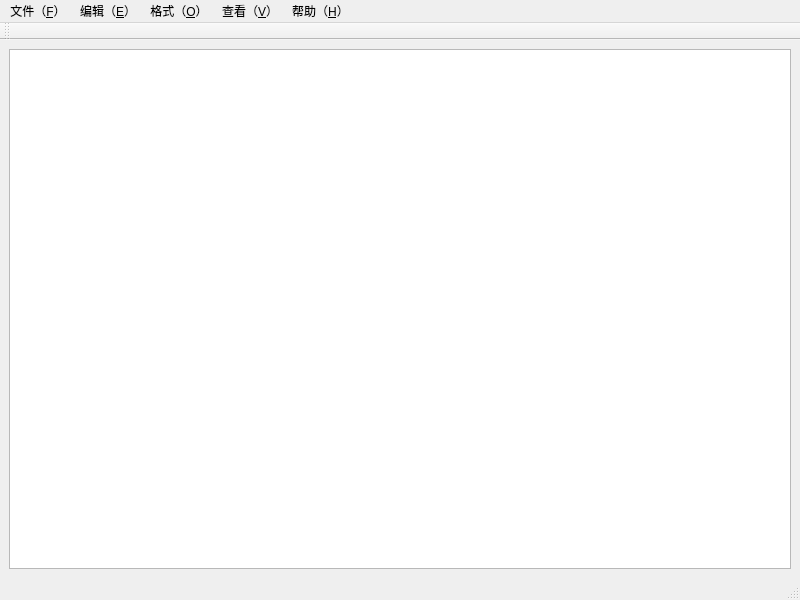
<?xml version="1.0" encoding="UTF-8"?>
<ui version="4.0">
 <class>MainWindow</class>
 <widget class="QMainWindow" name="MainWindow">
  <property name="geometry">
   <rect>
    <x>0</x>
    <y>0</y>
    <width>800</width>
    <height>600</height>
   </rect>
  </property>
  <property name="windowTitle">
   <string>MainWindow</string>
  </property>
  <widget class="QWidget" name="centralwidget">
   <layout class="QVBoxLayout" name="verticalLayout">
    <item>
     <widget class="CodeEditor" name="plainTextEdit"/>
    </item>
   </layout>
  </widget>
  <widget class="QMenuBar" name="menubar">
   <property name="geometry">
    <rect>
     <x>0</x>
     <y>0</y>
     <width>800</width>
     <height>24</height>
    </rect>
   </property>
   <widget class="QMenu" name="menu_F">
    <property name="title">
     <string>文件（&amp;F）</string>
    </property>
    <addaction name="actionNew"/>
    <addaction name="actionOpen"/>
    <addaction name="actionSave"/>
    <addaction name="actionSaveAs"/>
    <addaction name="actionQuit"/>
   </widget>
   <widget class="QMenu" name="menu_E">
    <property name="title">
     <string>编辑（&amp;E）</string>
    </property>
    <addaction name="actionUndo"/>
    <addaction name="actionRedo"/>
    <addaction name="actionCut"/>
    <addaction name="actionCopy"/>
    <addaction name="actionPaste"/>
    <addaction name="separator"/>
    <addaction name="actionFind"/>
    <addaction name="actionReplace"/>
    <addaction name="separator"/>
    <addaction name="actionSelectAll"/>
   </widget>
   <widget class="QMenu" name="menu_O">
    <property name="title">
     <string>格式（&amp;O）</string>
    </property>
    <addaction name="actionWordWrap"/>
    <addaction name="actionLineNumber"/>
    <addaction name="actionFont"/>
    <addaction name="actionFontColor"/>
    <addaction name="separator"/>
    <addaction name="actionFontBackgroundColor"/>
    <addaction name="actionEditorBackgroundColor"/>
   </widget>
   <widget class="QMenu" name="menu_V">
    <property name="title">
     <string>查看（&amp;V）</string>
    </property>
    <addaction name="actionToolBar"/>
    <addaction name="actionStatusBar"/>
   </widget>
   <widget class="QMenu" name="menu_H">
    <property name="title">
     <string>帮助（&amp;H）</string>
    </property>
    <addaction name="actionAbout"/>
   </widget>
   <addaction name="menu_F"/>
   <addaction name="menu_E"/>
   <addaction name="menu_O"/>
   <addaction name="menu_V"/>
   <addaction name="menu_H"/>
  </widget>
  <widget class="QStatusBar" name="statusbar"/>
  <widget class="QToolBar" name="toolBar">
   <property name="windowTitle">
    <string>toolBar</string>
   </property>
   <attribute name="toolBarArea">
    <enum>TopToolBarArea</enum>
   </attribute>
   <attribute name="toolBarBreak">
    <bool>false</bool>
   </attribute>
  </widget>
  <action name="actionNew">
   <property name="icon">
    <iconset resource="resources.qrc">
     <normaloff>:/image/image/New.png</normaloff>:/image/image/New.png</iconset>
   </property>
   <property name="text">
    <string>新建&amp;N</string>
   </property>
   <property name="toolTip">
    <string>新建文件</string>
   </property>
   <property name="shortcut">
    <string>Ctrl+N</string>
   </property>
   <property name="menuRole">
    <enum>QAction::MenuRole::NoRole</enum>
   </property>
  </action>
  <action name="actionOpen">
   <property name="icon">
    <iconset resource="resources.qrc">
     <normaloff>:/image/image/Add.png</normaloff>:/image/image/Add.png</iconset>
   </property>
   <property name="text">
    <string>打开&amp;O</string>
   </property>
   <property name="toolTip">
    <string>打开文件</string>
   </property>
   <property name="shortcut">
    <string>Ctrl+O</string>
   </property>
   <property name="menuRole">
    <enum>QAction::MenuRole::NoRole</enum>
   </property>
  </action>
  <action name="actionFontColor">
   <property name="icon">
    <iconset resource="resources.qrc">
     <normaloff>:/image/image/Paint.png</normaloff>:/image/image/Paint.png</iconset>
   </property>
   <property name="text">
    <string>字体颜色&amp;C</string>
   </property>
   <property name="toolTip">
    <string>修改文字颜色</string>
   </property>
   <property name="menuRole">
    <enum>QAction::MenuRole::NoRole</enum>
   </property>
  </action>
  <action name="actionSave">
   <property name="icon">
    <iconset resource="resources.qrc">
     <normaloff>:/image/image/Save.png</normaloff>:/image/image/Save.png</iconset>
   </property>
   <property name="text">
    <string>保存&amp;S</string>
   </property>
   <property name="toolTip">
    <string>保存文件</string>
   </property>
   <property name="shortcut">
    <string>Ctrl+S</string>
   </property>
   <property name="menuRole">
    <enum>QAction::MenuRole::NoRole</enum>
   </property>
  </action>
  <action name="actionSaveAs">
   <property name="icon">
    <iconset resource="resources.qrc">
     <normaloff>:/image/image/SaveAs.png</normaloff>:/image/image/SaveAs.png</iconset>
   </property>
   <property name="text">
    <string>另存为&amp;A</string>
   </property>
   <property name="toolTip">
    <string>另存为其他文件</string>
   </property>
   <property name="shortcut">
    <string>Ctrl+Shift+S</string>
   </property>
   <property name="menuRole">
    <enum>QAction::MenuRole::NoRole</enum>
   </property>
  </action>
  <action name="actionWordWrap">
   <property name="checkable">
    <bool>true</bool>
   </property>
   <property name="checked">
    <bool>true</bool>
   </property>
   <property name="text">
    <string>自动换行&amp;W</string>
   </property>
   <property name="toolTip">
    <string>开启或关闭自动换行</string>
   </property>
   <property name="menuRole">
    <enum>QAction::MenuRole::NoRole</enum>
   </property>
  </action>
  <action name="actionQuit">
   <property name="icon">
    <iconset resource="resources.qrc">
     <normaloff>:/image/image/quit.png</normaloff>:/image/image/quit.png</iconset>
   </property>
   <property name="text">
    <string>退出&amp;X</string>
   </property>
   <property name="toolTip">
    <string>退出程序</string>
   </property>
   <property name="shortcut">
    <string>Ctrl+Q</string>
   </property>
   <property name="menuRole">
    <enum>QAction::MenuRole::NoRole</enum>
   </property>
  </action>
  <action name="actionFind">
   <property name="icon">
    <iconset resource="resources.qrc">
     <normaloff>:/image/image/Search.png</normaloff>:/image/image/Search.png</iconset>
   </property>
   <property name="text">
    <string>查找&amp;F</string>
   </property>
   <property name="toolTip">
    <string>查找文本</string>
   </property>
   <property name="shortcut">
    <string>Ctrl+F</string>
   </property>
   <property name="menuRole">
    <enum>QAction::MenuRole::NoRole</enum>
   </property>
  </action>
  <action name="actionUndo">
   <property name="icon">
    <iconset resource="resources.qrc">
     <normaloff>:/image/image/Return.png</normaloff>:/image/image/Return.png</iconset>
   </property>
   <property name="text">
    <string>撤销&amp;Z</string>
   </property>
   <property name="toolTip">
    <string>撤销上一步操作</string>
   </property>
   <property name="shortcut">
    <string>Ctrl+Z</string>
   </property>
   <property name="menuRole">
    <enum>QAction::MenuRole::NoRole</enum>
   </property>
  </action>
  <action name="actionRedo">
   <property name="icon">
    <iconset resource="resources.qrc">
     <normaloff>:/image/image/Redo.png</normaloff>:/image/image/Redo.png</iconset>
   </property>
   <property name="text">
    <string>恢复&amp;Y</string>
   </property>
   <property name="toolTip">
    <string>重做被撤销的操作</string>
   </property>
   <property name="shortcut">
    <string>Ctrl+Y</string>
   </property>
   <property name="menuRole">
    <enum>QAction::MenuRole::NoRole</enum>
   </property>
  </action>
  <action name="actionReplace">
   <property name="icon">
    <iconset resource="resources.qrc">
     <normaloff>:/image/image/Replace.png</normaloff>:/image/image/Replace.png</iconset>
   </property>
   <property name="text">
    <string>替换&amp;R</string>
   </property>
   <property name="toolTip">
    <string>查找并替换一处</string>
   </property>
   <property name="shortcut">
    <string>Ctrl+H</string>
   </property>
   <property name="menuRole">
    <enum>QAction::MenuRole::NoRole</enum>
   </property>
  </action>
  <action name="actionCut">
   <property name="icon">
    <iconset resource="resources.qrc">
     <normaloff>:/image/image/Cut.png</normaloff>:/image/image/Cut.png</iconset>
   </property>
   <property name="text">
    <string>剪切&amp;T</string>
   </property>
   <property name="toolTip">
    <string>剪切选中的内容</string>
   </property>
   <property name="shortcut">
    <string>Ctrl+X</string>
   </property>
   <property name="menuRole">
    <enum>QAction::MenuRole::NoRole</enum>
   </property>
  </action>
  <action name="actionCopy">
   <property name="icon">
    <iconset resource="resources.qrc">
     <normaloff>:/image/image/Copy.png</normaloff>:/image/image/Copy.png</iconset>
   </property>
   <property name="text">
    <string>复制&amp;C</string>
   </property>
   <property name="toolTip">
    <string>复制选中的内容</string>
   </property>
   <property name="shortcut">
    <string>Ctrl+C</string>
   </property>
   <property name="menuRole">
    <enum>QAction::MenuRole::NoRole</enum>
   </property>
  </action>
  <action name="actionToolBar">
   <property name="checkable">
    <bool>true</bool>
   </property>
   <property name="checked">
    <bool>true</bool>
   </property>
   <property name="icon">
    <iconset resource="resources.qrc">
     <normaloff>:/image/image/Window.png</normaloff>:/image/image/Window.png</iconset>
   </property>
   <property name="text">
    <string>显示工具栏&amp;T</string>
   </property>
   <property name="toolTip">
    <string>显示或隐藏工具栏</string>
   </property>
   <property name="menuRole">
    <enum>QAction::MenuRole::NoRole</enum>
   </property>
  </action>
  <action name="actionPaste">
   <property name="icon">
    <iconset resource="resources.qrc">
     <normaloff>:/image/image/Paste.png</normaloff>:/image/image/Paste.png</iconset>
   </property>
   <property name="text">
    <string>粘贴&amp;V</string>
   </property>
   <property name="toolTip">
    <string>粘贴剪贴板内容</string>
   </property>
   <property name="shortcut">
    <string>Ctrl+V</string>
   </property>
   <property name="menuRole">
    <enum>QAction::MenuRole::NoRole</enum>
   </property>
  </action>
  <action name="actionStatusBar">
   <property name="checkable">
    <bool>true</bool>
   </property>
   <property name="checked">
    <bool>true</bool>
   </property>
   <property name="icon">
    <iconset resource="resources.qrc">
     <normaloff>:/image/image/Window.png</normaloff>:/image/image/Window.png</iconset>
   </property>
   <property name="text">
    <string>显示状态栏&amp;S</string>
   </property>
   <property name="toolTip">
    <string>显示或隐藏状态栏</string>
   </property>
   <property name="menuRole">
    <enum>QAction::MenuRole::NoRole</enum>
   </property>
  </action>
  <action name="actionSelectAll">
   <property name="icon">
    <iconset resource="resources.qrc">
     <normaloff>:/image/image/SelectAll.png</normaloff>:/image/image/SelectAll.png</iconset>
   </property>
   <property name="text">
    <string>全选&amp;A</string>
   </property>
   <property name="toolTip">
    <string>选中全部文本</string>
   </property>
   <property name="shortcut">
    <string>Ctrl+A</string>
   </property>
   <property name="menuRole">
    <enum>QAction::MenuRole::NoRole</enum>
   </property>
  </action>
  <action name="actionLineNumber">
   <property name="checkable">
    <bool>true</bool>
   </property>
   <property name="checked">
    <bool>true</bool>
   </property>
   <property name="text">
    <string>显示行号&amp;L</string>
   </property>
   <property name="toolTip">
    <string>显示或隐藏行号栏</string>
   </property>
   <property name="menuRole">
    <enum>QAction::MenuRole::NoRole</enum>
   </property>
  </action>
  <action name="actionFont">
   <property name="icon">
    <iconset resource="resources.qrc">
     <normaloff>:/image/image/Word.png</normaloff>:/image/image/Word.png</iconset>
   </property>
   <property name="text">
    <string>字体&amp;F</string>
   </property>
   <property name="toolTip">
    <string>设置字体、字号</string>
   </property>
   <property name="menuRole">
    <enum>QAction::MenuRole::NoRole</enum>
   </property>
  </action>
  <action name="actionAbout">
   <property name="icon">
    <iconset resource="resources.qrc">
     <normaloff>:/image/image/About.png</normaloff>:/image/image/About.png</iconset>
   </property>
   <property name="text">
    <string>关于&amp;A</string>
   </property>
   <property name="toolTip">
    <string>关于本程序</string>
   </property>
   <property name="menuRole">
    <enum>QAction::MenuRole::NoRole</enum>
   </property>
  </action>
  <action name="actionFontBackgroundColor">
   <property name="icon">
    <iconset resource="resources.qrc">
     <normaloff>:/image/image/Paint.png</normaloff>:/image/image/Paint.png</iconset>
   </property>
   <property name="text">
    <string>字体背景色&amp;B</string>
   </property>
   <property name="menuRole">
    <enum>QAction::MenuRole::NoRole</enum>
   </property>
  </action>
  <action name="actionEditorBackgroundColor">
   <property name="icon">
    <iconset resource="resources.qrc">
     <normaloff>:/image/image/Paint.png</normaloff>:/image/image/Paint.png</iconset>
   </property>
   <property name="text">
    <string>编辑器背景色&amp;E</string>
   </property>
   <property name="menuRole">
    <enum>QAction::MenuRole::NoRole</enum>
   </property>
  </action>
 </widget>
 <customwidgets>
  <customwidget>
   <class>CodeEditor</class>
   <extends>QPlainTextEdit</extends>
   <header>codeeditor.h</header>
  </customwidget>
 </customwidgets>
 <resources>
  <include location="resources.qrc"/>
 </resources>
 <connections/>
</ui>
